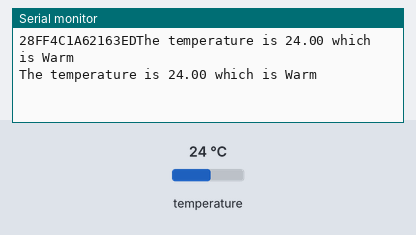
The program below on a simulated ESP8266 (Wemos D1 mini). On the bench: the last lines printed to the serial monitor. The test bench sets the inputs (shaded band); at power-on: temperature 24 °C.

Above: at 4.3 s.
4.4 s: temperature set to 12 °C
At 7.8 s:
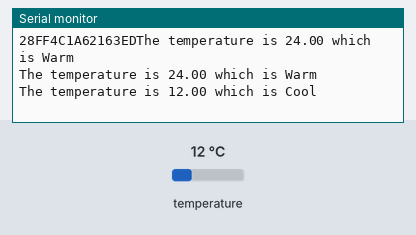
10.5 s: temperature set to 19 °C
At 13.0 s:
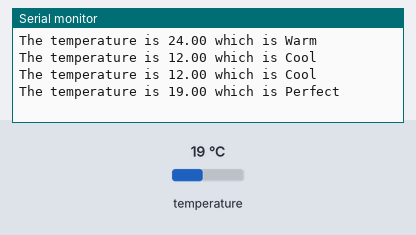
16.1 s: temperature set to 28 °C
At 18.3 s:
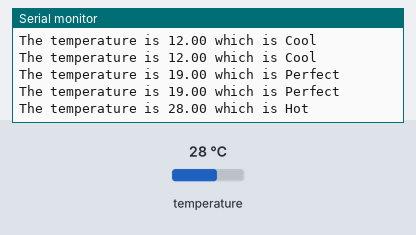
21.6 s: temperature set to 33 °C
At 23.5 s:
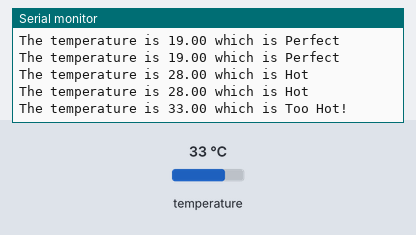
27.1 s: temperature set to 7 °C
At 28.8 s:
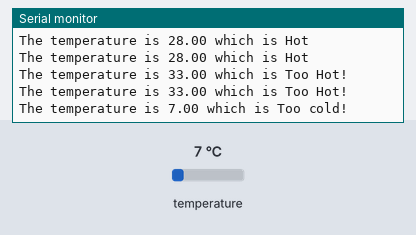

The program:

main.cpp
```cpp
// ******************************************************************
// Dallas Semiconductor DS18B20 Temperature Sensor Demo Program
// COMP-10184
// Mohawk College

// library for Arduino framework
#include <Arduino.h>
// 1-Wire sensor communication libary
#include <OneWire.h>
// DS18B20 sensor library
#include <DallasTemperature.h>

// Pin that the  DS18B20 is connected to
const int oneWireBus = D3;

// Setup a oneWire instance to communicate with any OneWire devices
OneWire oneWire(oneWireBus);

// Pass our oneWire reference to Dallas Temperature sensor
DallasTemperature DS18B20(&oneWire);

DeviceAddress address;

boolean sensorFound = false;

void setup()
{

  Serial.begin(115200);
  if (DS18B20.getAddress(address, 0))
  {

    sensorFound = true;

    for (uint8_t i = 0; i < 8; i++)
    {
      Serial.print(address[i], HEX);
    }

    DS18B20.begin();
  }
  else
  {
    Serial.println("Device sensor not found");
  }
}

void loop()
{
  float answer;

  // ask DS18B20 for the current temperature
  DS18B20.requestTemperatures();

  answer = DS18B20.getTempCByIndex(0);

  String feels = "";

  if (answer < 10)
  {
    feels += "Too cold!";
  }
  else if (answer < 15)
  {
    feels += "Cool";
  }
  else if (answer < 20)
  {
    feels += "Perfect";
  }
  else if (answer < 25)
  {
    feels += "Warm";
  }
  else if (answer < 30)
  {
    feels += "Hot";
  }
  else
  {
    feels += "Too Hot!";
  }

  Serial.println("The temperature is " + (String)answer + " which is " + feels);
  delay(2000);
}
```

Measured:
- after the input at 4.4 s, the serial monitor: prints a new line after 1.9 s (image 1)
- after the input at 10.5 s, the serial monitor: prints a new line after 1.3 s (image 2)
- after the input at 16.1 s, the serial monitor: prints a new line after 1.3 s (image 3)
- after the input at 21.6 s, the serial monitor: prints a new line after 1.3 s (image 4)
- after the input at 27.1 s, the serial monitor: prints a new line after 1.3 s (image 5)
